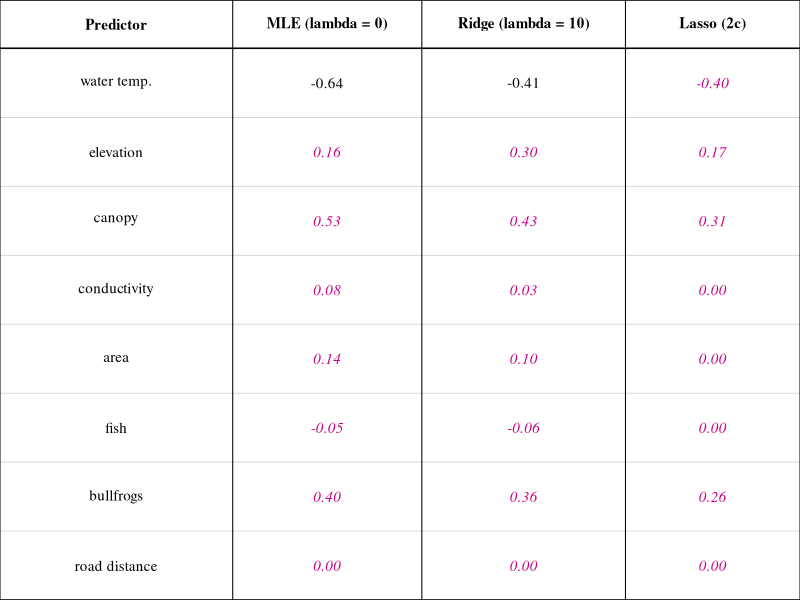
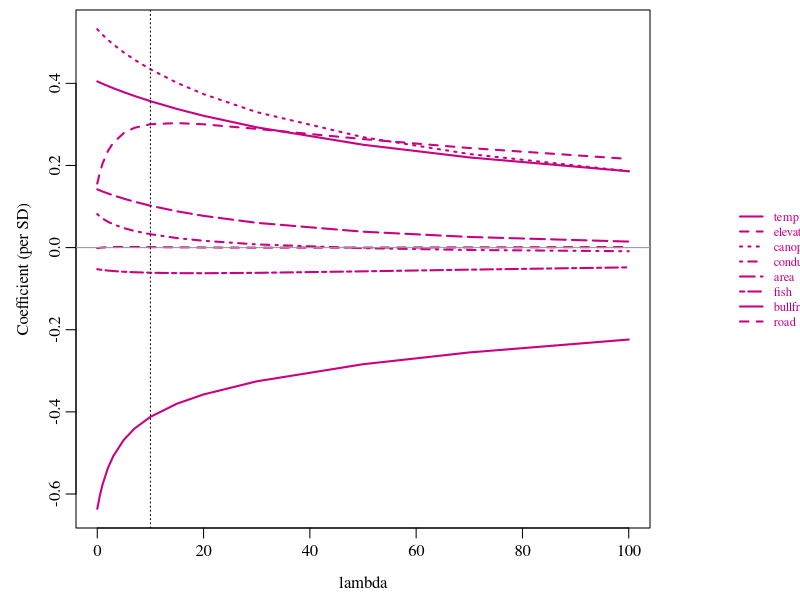

The R script that drew these images, in order:
## ---- chunk 1
knitr::opts_chunk$set(echo = FALSE, warning = FALSE, message = FALSE,
                       fig.width = 6.5, fig.height = 0.3)

# draws n full-width blank lines (margin to margin) for handwritten answers,
# as a single plot so spacing is deterministic; pair with fig.height = 0.3 * n
blank_lines <- function(n = 1) {
  par(mar = c(0, 0, 0, 0))
  plot(NA, xlim = c(0, 1), ylim = c(0, n), axes = FALSE, xlab = "", ylab = "")
  for (i in seq_len(n)) {
    segments(0, n - i + 0.5, 1, n - i + 0.5, lwd = 1)
  }
}

# reserves blank work space (no ruled lines); pair with fig.height
blank_space <- function() {
  par(mar = c(0, 0, 0, 0))
  plot.new()
}

# fill-in table drawn with base graphics so row height is controllable;
# body = list of rows, each a list/vector of cell strings ("" = blank)
blank_table <- function(headers, body, col_widths = NULL,
                        header_height = 0.35, row_height = 0.5,
                        cex = 0.95, bold_rows = integer(0), ans = NULL) {
  nc <- length(headers); nr <- length(body)
  if (is.null(col_widths)) col_widths <- rep(1, nc)
  col_widths <- col_widths / sum(col_widths)
  cx <- c(0, cumsum(col_widths))
  h_total <- header_height + nr * row_height
  par(mar = c(0, 0, 0, 0), family = "serif")
  plot(NA, xlim = c(0, 1), ylim = c(0, h_total), axes = FALSE, xlab = "", ylab = "",
       xaxs = "i", yaxs = "i")
  y <- h_total
  segments(0, y, 1, y, lwd = 1.5)
  y <- y - header_height
  segments(0, y, 1, y, lwd = 1.5)
  for (i in seq_len(nr)) {
    y <- y - row_height
    segments(0, y, 1, y, lwd = if (i == nr) 1.5 else 0.5,
             col = if (i == nr) "black" else "grey70")
  }
  for (v in cx) segments(v, 0, v, h_total, lwd = 1)
  yh <- h_total - header_height / 2
  for (j in seq_len(nc)) text((cx[j] + cx[j + 1]) / 2, yh, labels = headers[[j]], font = 2, cex = cex)
  y <- h_total - header_height
  for (i in seq_len(nr)) {
    yc <- y - row_height / 2
    fnt <- if (i %in% bold_rows) 2 else 1
    for (j in seq_len(nc)) {
      val <- body[[i]][[j]]
      is_ans <- !is.null(ans) && isTRUE(ans[[i]][[j]])
      if (!identical(val, "")) text((cx[j] + cx[j + 1]) / 2, yc, labels = val,
                                    font = if (is_ans) 3 else fnt, cex = cex,
                                    col = if (is_ans) ans_col else "black")
    }
    y <- y - row_height
  }
}

# keeps a prompt and its answer space on one PDF page: place `r nq(...)` on its
# own line just above the prompt. Emits nothing in non-LaTeX output. lines =
# lines of prompt text, rows = rows of blank space below it (0.3 in each),
# extra = any other height (in inches), e.g. a figure or table
nq <- function(lines, rows = 0, extra = 0) {
  if (!knitr::is_latex_output()) return("")
  knitr::asis_output(sprintf("\n\\needspace{%.2fin}\n", 0.23 * lines + 0.15 + 0.3 * rows + extra))
}

ans_col <- rgb(200, 0, 130, maxColorValue = 255)
ponds <- read.csv("../../data/BdRegionalSurvey.csv")
X <- scale(as.matrix(ponds[, 2:9]))
pos <- ponds$bd_positive
n_frogs <- ponds$frogs_swabbed

# ridge-penalized NLL; par = c(beta0, beta1..beta8); beta0 not penalized
ridge_nll <- function(par, lambda) {
  p <- plogis(par[1] + X %*% par[-1])
  -sum(dbinom(pos, n_frogs, p, log = TRUE)) + lambda * sum(par[-1]^2)
}
ridge_fit <- function(lambda) optim(rep(0, 9), ridge_nll, lambda = lambda, method = "BFGS")$par
b0 <- ridge_fit(0)
b10 <- ridge_fit(10)
f2 <- function(v) formatC(round(v, 2) + 0, format = "f", digits = 2)   # + 0 drops "-0.00"

# answers: ridge path, lasso at lambda.1se, and 5-fold CV for the ridge lambda
library(glmnet)
lambda_grid <- c(0, 0.5, 1, 2, 3, 5, 7, 10, 15, 20, 30, 50, 70, 100)
path <- sapply(lambda_grid, ridge_fit)
set.seed(1)
cv_lasso <- cv.glmnet(X, cbind(n_frogs - pos, pos), family = "binomial", nfolds = 10)
b_lasso <- coef(cv_lasso, s = "lambda.1se")[, 1]
held_out_nll <- function(par, rows) {
  p <- plogis(par[1] + X[rows, , drop = FALSE] %*% par[-1])
  -sum(dbinom(pos[rows], n_frogs[rows], p, log = TRUE))
}
set.seed(1)
folds <- sample(rep(1:5, length.out = nrow(X)))
cv_lambdas <- c(0, 1, 2, 5, 10, 20, 50, 100)
cv_score <- sapply(cv_lambdas, function(lam) {
  sum(sapply(1:5, function(k) {
    train <- folds != k
    par <- optim(rep(0, 9), function(b) {
      p <- plogis(b[1] + X[train, ] %*% b[-1])
      -sum(dbinom(pos[train], n_frogs[train], p, log = TRUE)) + lam * sum(b[-1]^2)
    }, method = "BFGS")$par
    held_out_nll(par, !train)
  }))
})
best_lambda <- cv_lambdas[which.min(cv_score)]
## ---- chunk 2
rows <- lapply(c("water temp.", "elevation", "canopy", "conductivity", "area",
                 "fish", "bullfrogs", "road distance"),
               function(v) c(v, "", "", ""))
for (j in 1:8) rows[[j]][2:4] <- c(f2(b0[j + 1]), f2(b10[j + 1]), f2(b_lasso[j + 1]))
ans_cells <- lapply(1:8, function(j) c(FALSE, j > 1, j > 1, TRUE))
blank_table(c("Predictor", "MLE (lambda = 0)", "Ridge (lambda = 10)", "Lasso (2c)"),
            rows, col_widths = c(1.6, 1.3, 1.4, 1.2), row_height = 0.5, cex = 0.9,
            ans = ans_cells)
## ---- chunk 3
par(mar = c(3.6, 3.8, 0.5, 7.5), mgp = c(2.2, 0.6, 0))
matplot(lambda_grid, t(path[-1, ]), type = "l", lty = 1:8, lwd = 2, col = ans_col,
        xlab = "lambda", ylab = "Coefficient (per SD)")
abline(h = 0, col = "grey60")
abline(v = 10, lty = 3)
legend("right", c("temp", "elevation", "canopy", "conductivity", "area", "fish",
                  "bullfrogs", "road"), lty = 1:8, lwd = 2, col = ans_col,
       bty = "n", cex = 0.75, xpd = TRUE, inset = c(-0.33, 0), text.col = ans_col)
